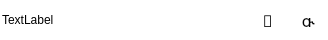
<?xml version="1.0" encoding="UTF-8"?>
<ui version="4.0">
 <class>Form</class>
 <widget class="QWidget" name="Form">
  <property name="geometry">
   <rect>
    <x>0</x>
    <y>0</y>
    <width>328</width>
    <height>40</height>
   </rect>
  </property>
  <property name="windowTitle">
   <string>Form</string>
  </property>
  <property name="styleSheet">
   <string notr="true">QPushButton{
background-color: rgba(255, 255, 255,0);
min-width:  40;
max-width:  40;
min-height: 40;
border: 0;
}
QPushButton:hover
{
background-color: rgb(222, 222, 222);
}
QPushButton:pressed
{
background-color:  rgb(234, 234, 234);
}</string>
  </property>
  <layout class="QHBoxLayout" name="horizontalLayout">
   <property name="spacing">
    <number>0</number>
   </property>
   <property name="leftMargin">
    <number>0</number>
   </property>
   <property name="topMargin">
    <number>0</number>
   </property>
   <property name="rightMargin">
    <number>0</number>
   </property>
   <property name="bottomMargin">
    <number>0</number>
   </property>
   <item>
    <widget class="QWidget" name="widget" native="true">
     <property name="styleSheet">
      <string notr="true">#widget{
background-color: rgb(255, 255, 255);
}</string>
     </property>
     <layout class="QHBoxLayout" name="horizontalLayout_2">
      <property name="spacing">
       <number>0</number>
      </property>
      <property name="leftMargin">
       <number>2</number>
      </property>
      <property name="topMargin">
       <number>0</number>
      </property>
      <property name="rightMargin">
       <number>0</number>
      </property>
      <property name="bottomMargin">
       <number>0</number>
      </property>
      <item>
       <widget class="QLabel" name="label">
        <property name="sizePolicy">
         <sizepolicy hsizetype="Expanding" vsizetype="Preferred">
          <horstretch>0</horstretch>
          <verstretch>0</verstretch>
         </sizepolicy>
        </property>
        <property name="text">
         <string>TextLabel</string>
        </property>
        <property name="wordWrap">
         <bool>true</bool>
        </property>
       </widget>
      </item>
      <item alignment="Qt::AlignRight">
       <widget class="QPushButton" name="addButton">
        <property name="sizePolicy">
         <sizepolicy hsizetype="Minimum" vsizetype="Preferred">
          <horstretch>0</horstretch>
          <verstretch>0</verstretch>
         </sizepolicy>
        </property>
        <property name="maximumSize">
         <size>
          <width>40</width>
          <height>16777215</height>
         </size>
        </property>
        <property name="font">
         <font>
          <family>Segoe MDL2 Assets</family>
          <pointsize>12</pointsize>
         </font>
        </property>
        <property name="text">
         <string></string>
        </property>
        <property name="autoDefault">
         <bool>false</bool>
        </property>
        <property name="default">
         <bool>false</bool>
        </property>
        <property name="flat">
         <bool>false</bool>
        </property>
       </widget>
      </item>
      <item alignment="Qt::AlignRight">
       <widget class="QPushButton" name="deleteButton">
        <property name="sizePolicy">
         <sizepolicy hsizetype="Minimum" vsizetype="Preferred">
          <horstretch>0</horstretch>
          <verstretch>0</verstretch>
         </sizepolicy>
        </property>
        <property name="maximumSize">
         <size>
          <width>40</width>
          <height>16777215</height>
         </size>
        </property>
        <property name="font">
         <font>
          <family>Segoe MDL2 Assets</family>
          <pointsize>12</pointsize>
         </font>
        </property>
        <property name="text">
         <string></string>
        </property>
       </widget>
      </item>
     </layout>
    </widget>
   </item>
  </layout>
 </widget>
 <resources/>
 <connections/>
</ui>
